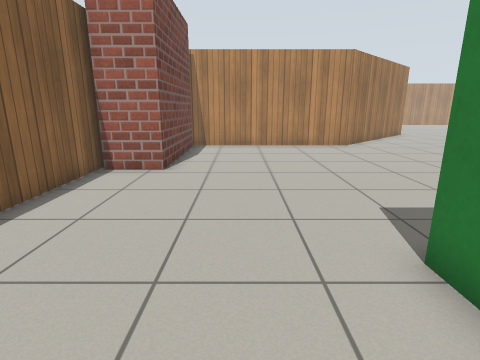
View 1 (above)

17 first-person views from a walk through a Gazebo world. The camera is 1 m above the floor, tilts 14° down and sees 80° across. The floor is counted in squares, 0.5 m on a side. Each view is taken from the middle of a square. On the plan, view 1 faces up. The plan holds only what a view shows up to about 17 squares ahead; the rest is blank. The place goes on beyond the plan. Robots are left out. Simple patterns stand in for the simulator's built-in surfaces. Some stock models are drawn as simple stand-ins. Some surface patterns are stand-ins.

View 2
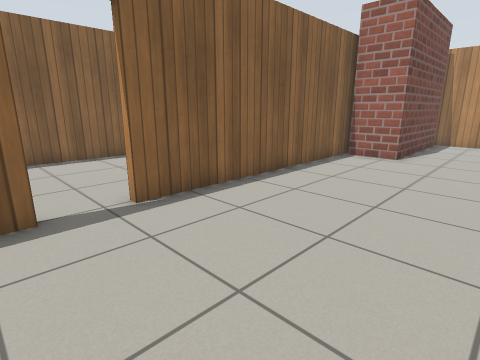

View 3
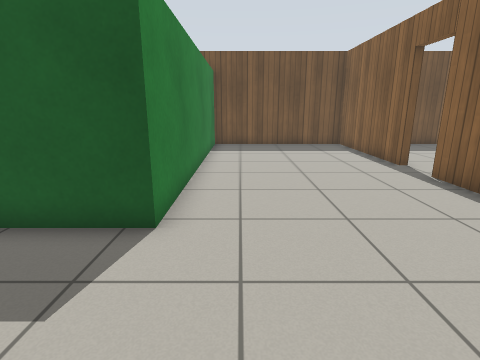

View 4
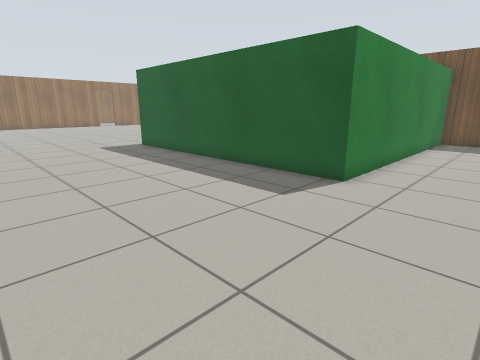

View 5
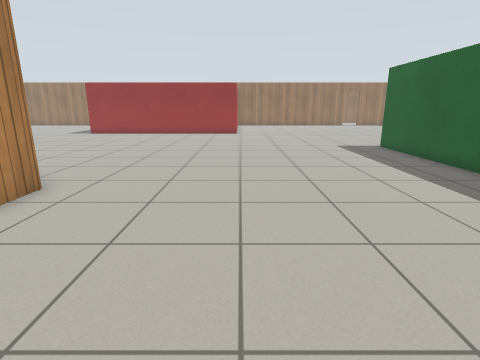

View 6
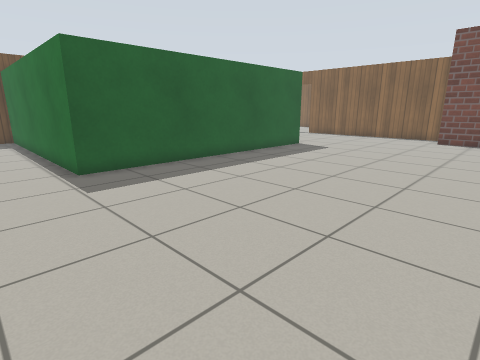

View 7
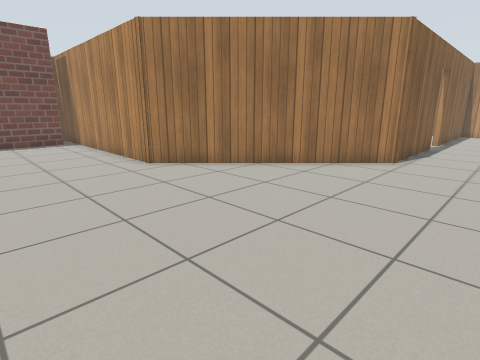

View 8
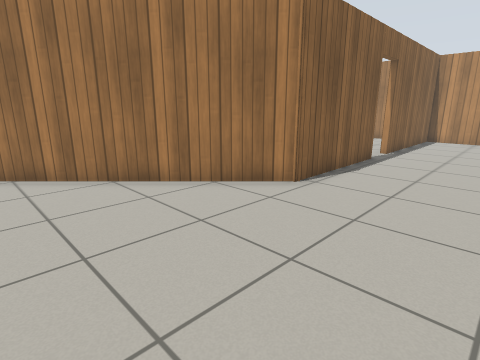

View 9
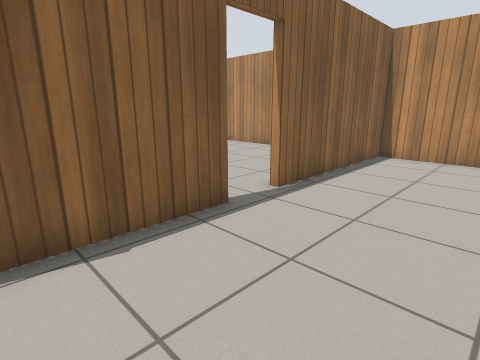

View 10
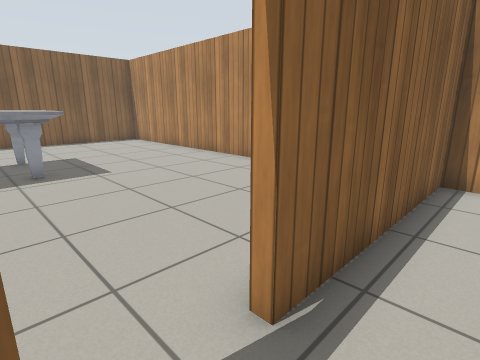

View 11
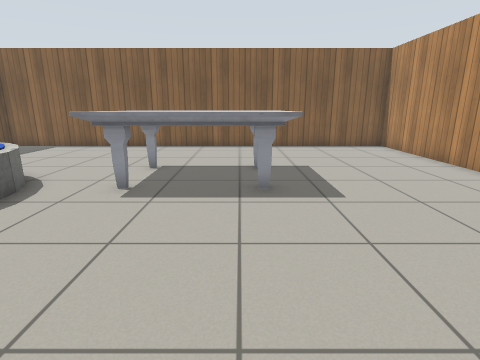

View 12
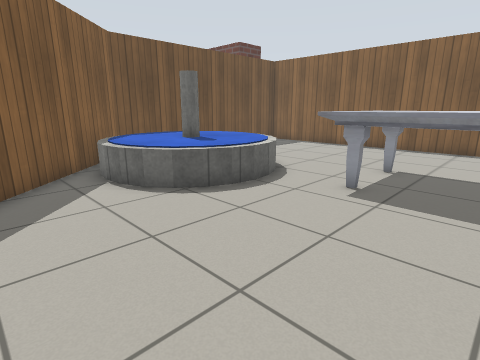

View 13
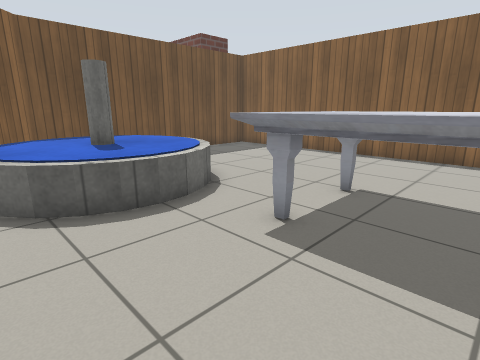

View 14
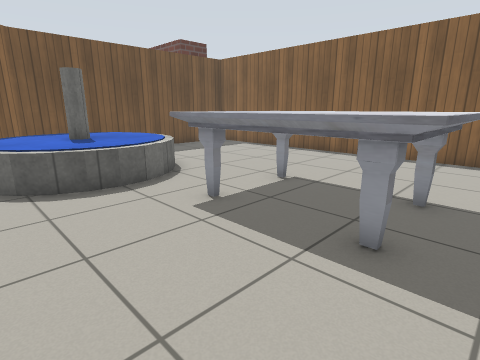

View 15
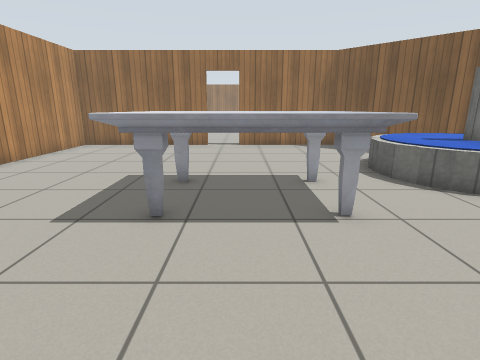

View 16
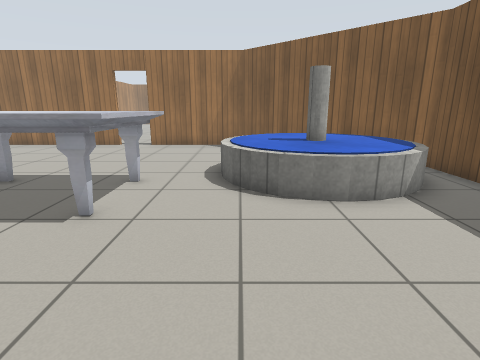

View 17
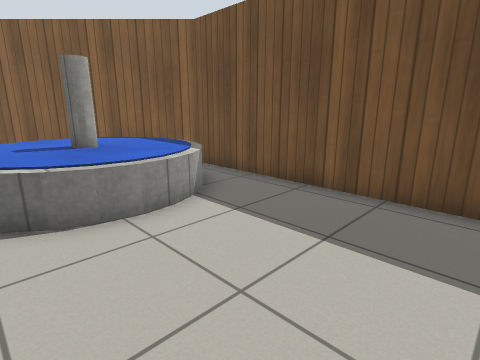

### Floor plan
Key: @ floor where view 1 was taken; # wall or solid block; . floor; D open door; F fountain; B brick block; G green box; T marble table.
Columns run from 11 left of view 1 to 17 right of it. Each row starts with its distance up from view 1.
 37       ######################
 36       #................##...
 35       #................##...
 34       #................##...
 33       #................##...
 32       #................##...
 31       #................##....
 30       #.....TTTT.......##....
 29       #.....TTTT.......DD....
 28       #.....TTTT.......D#....
 27       #.....TTTT.......##....
 26       #.....TTTT.......##....
 25       #.....TTTT.......##...
 24       #.........F......##....
 23       #.......FFFFF....##....
 22       #......FFFFFFF..##.....
 21       #......FFFFFFF.##......
 20       #......FFFFFFF##.......
 19       #......FFFFFF##........
 18       #.......FFFFF#.........
 17       #..........##.........
 16       ############...........
 15        BB...................
 14         B...................
 13         B....................
 12         B...................
 11         B....................
 10       # B....................
  9       #BB....................
  8       #......................
  7       #......................
  6       #......................
  5       #.....................
  4       #.....................
  3       #......GGGGGGGGGGGGG..
  2 #.    #......G           G..
  1 #...  #......G           G..
  0 #.....#....@.G           G..
 -1 #.....D......G           G..
 -2   ....D......G           G..
 -3     ..#......G           G..
 -4     ..#......G           G.
 -5    .. #......G           G.
 -6   ..  #......G           G.
 -7   ..  #......G           G.
 -8  ..   #......G           G.
 -9  ##   ########           ##

Positions as (right, up) in squares from view 1, and headings:
1: (0, 0), facing up
2: (1, -3), facing up-left
3: (1, 8), facing down
4: (-1, 11), facing down-right
5: (-1, 11), facing right
6: (17, 13), facing down-left
7: (16, 11), facing up-left
8: (17, 16), facing up-left
9: (17, 24), facing up-left
10: (14, 28), facing up-left
11: (11, 29), facing left
12: (11, 29), facing down-left
13: (8, 29), facing down-left
14: (8, 31), facing down-left
15: (-4, 28), facing right
16: (-4, 23), facing right
17: (-3, 23), facing down-right
